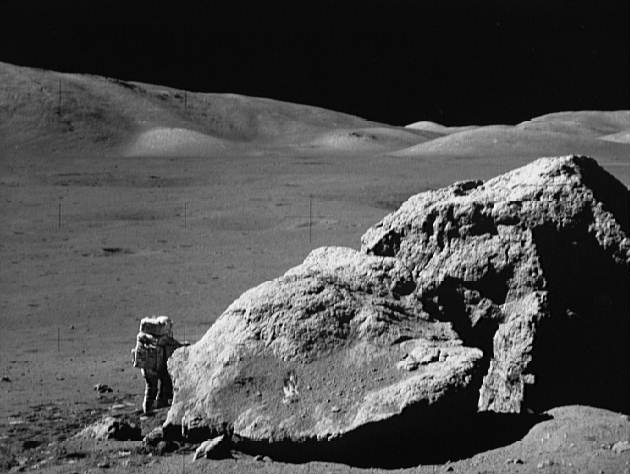
%> input picture Assignments/assignment2/Source Code/moonlanding.png, 630 x 474 px
$ octave question5.m   (GNU Octave 9; MATLAB toolbox functions it lacks are replaced by stand-ins)
%> lines starting %> are read from the running program, lines starting %| are printed output that depends on the picture
clc;
clear all;
close all;
image = (imread("moonlanding.png"));
%> image is the input picture: size 474x630 uint8; min 0, max 255, mean 77.8
FFT = fft2(image); %perform 2D DFT using FFT algorithmfigure,
%FS = fftshift(log(1+abs(F)));
spatial = imresize(ifft2(FFT), size(image))
points = 0.5;
x = rand(size(image));
noisy = find(x < points/2);
%> noisy = 74769 values from 26 to 298620
image(noisy) = 0;
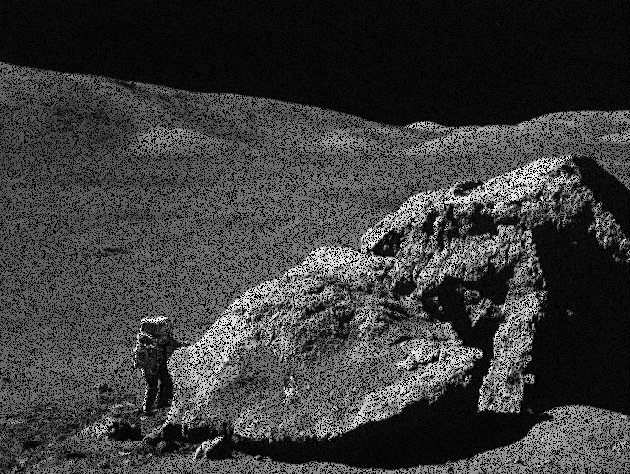
%> image: size 474x630 uint8; min 0, max 255, mean 58.2
noisy = find(x >=points/2 & x < points);
%> noisy = 74735 values from 3 to 298619
image(noisy) = 1;
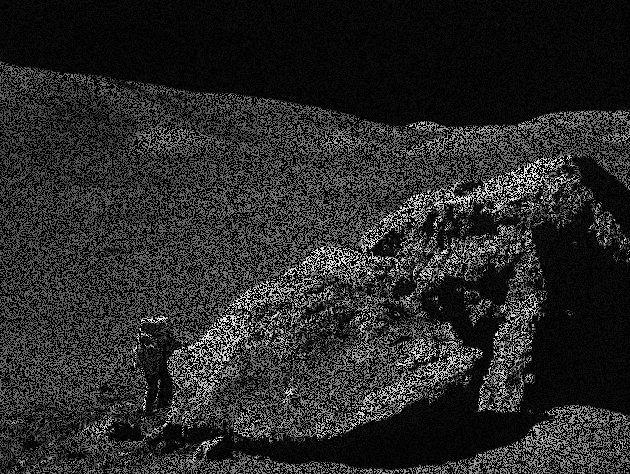
%> image: size 474x630 uint8; min 0, max 255, mean 39

FFT = fft2(image);
ShiftedImage = fftshift(log(1+abs(FFT)));
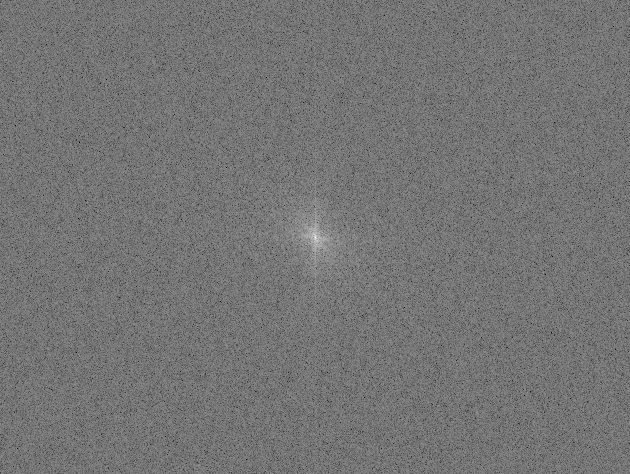
%> ShiftedImage: size 474x630 double; min 4.59, max 16.27, mean 9.93; drawn with min black and max white
imshow(ShiftedImage,[]);
title('Spectrum with Periodic Noice');

$ run again, with Assignments/assignment2/Source Code/frequency.png copied over Assignments/assignment2/Source Code/moonlanding.png
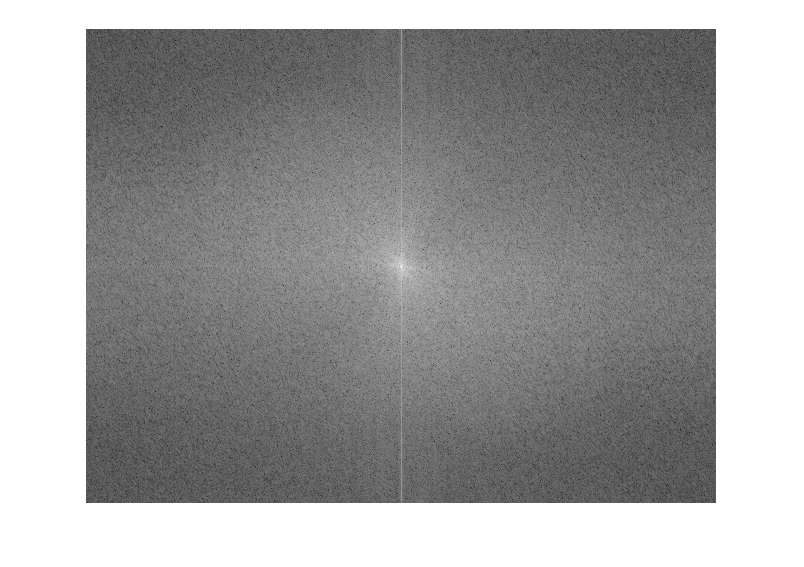
%> input picture Assignments/assignment2/Source Code/frequency.png, 804 x 567 px
%> image is the input picture: size 567x804x3 uint8; min 0, max 255, mean 161.7
%> `image(noisy) = 1;`:
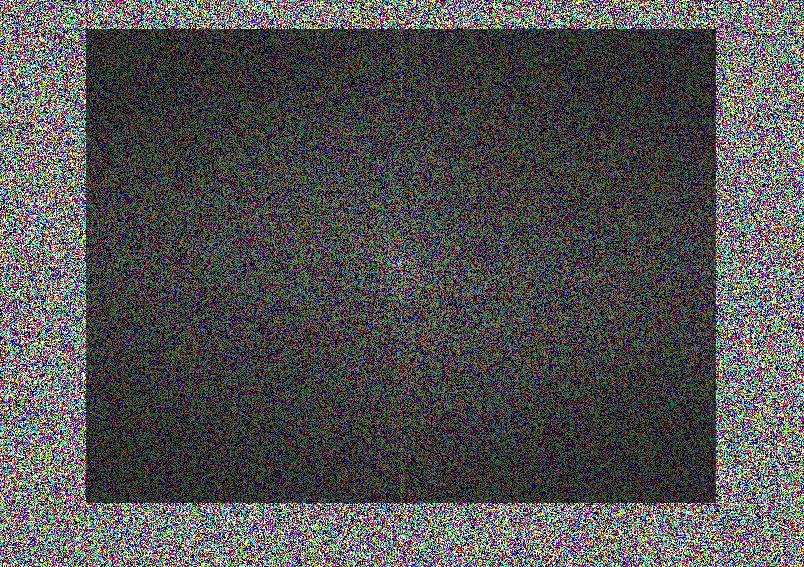
%> image: size 567x804x3 uint8; mean R, G, B 81.2, 81.1, 80.9
%> `ShiftedImage = fftshift(log(1+abs(FFT)));`:
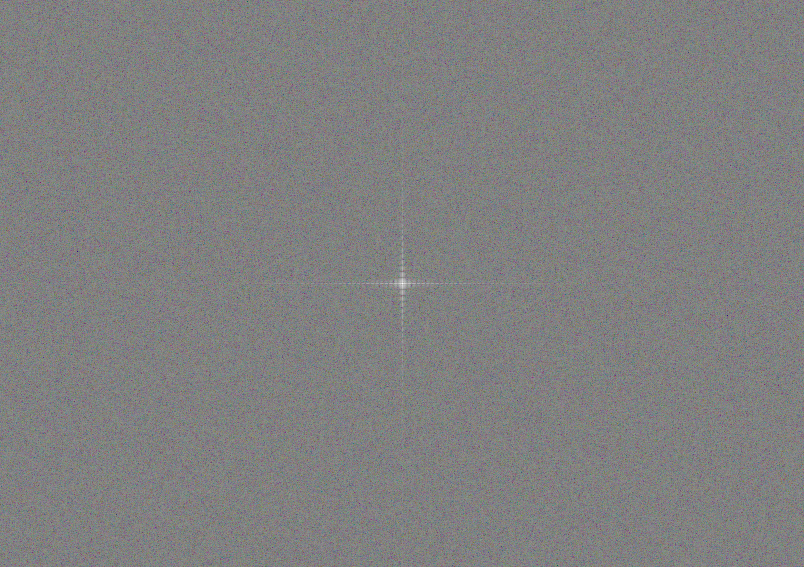
%> ShiftedImage: size 567x804x3 double; mean R, G, B 10.71, 10.7, 10.7; drawn with min black and max white

$ run again, with Assignments/assignment2/Source Code/original_4.jpg saved as Assignments/assignment2/Source Code/moonlanding.png
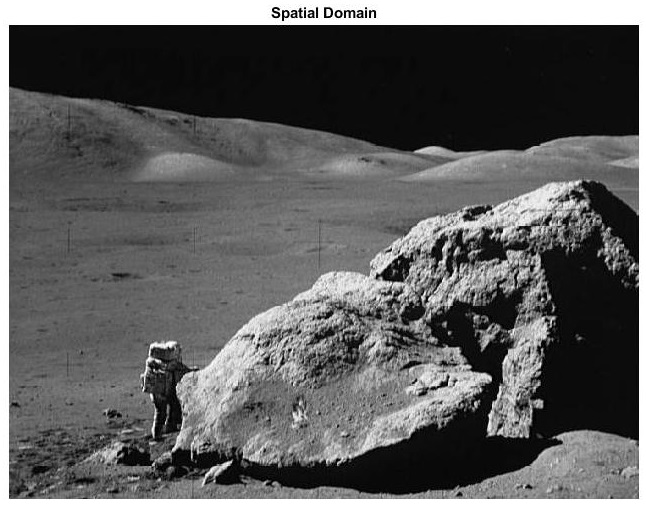
%> input picture Assignments/assignment2/Source Code/original_4.jpg, 646 x 505 px
%> image is the input picture: size 505x646x3 uint8; min 0, max 255, mean 92.4
%> `image(noisy) = 1;`:
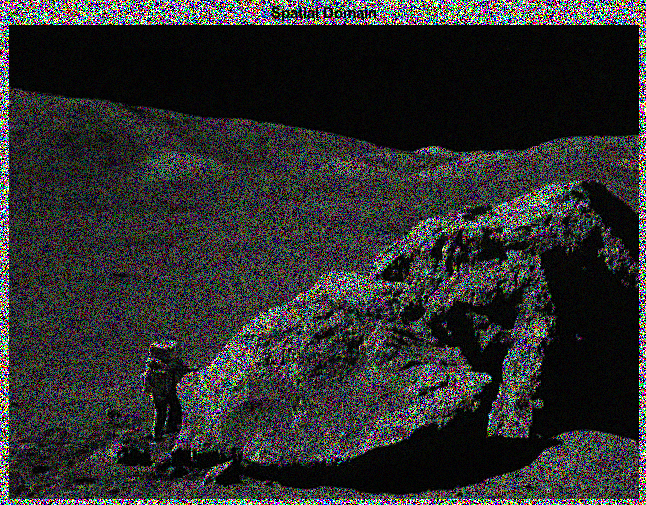
%> image: size 505x646x3 uint8; mean R, G, B 46.3, 46.6, 46.3
%> `ShiftedImage = fftshift(log(1+abs(FFT)));`:
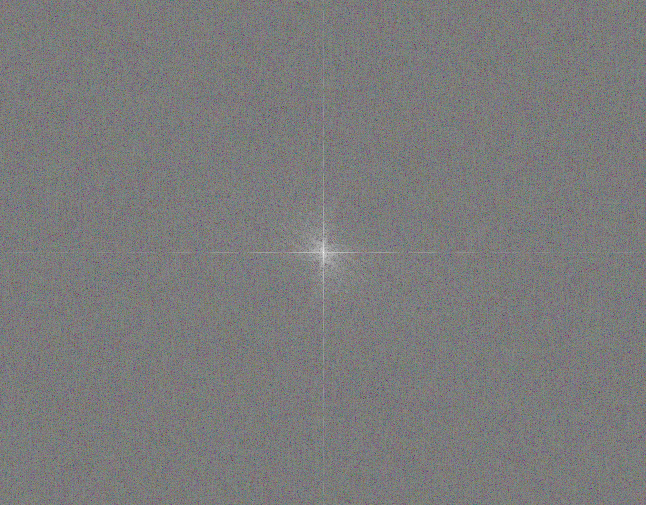
%> ShiftedImage: size 505x646x3 double; mean R, G, B 10.17, 10.17, 10.17; drawn with min black and max white
